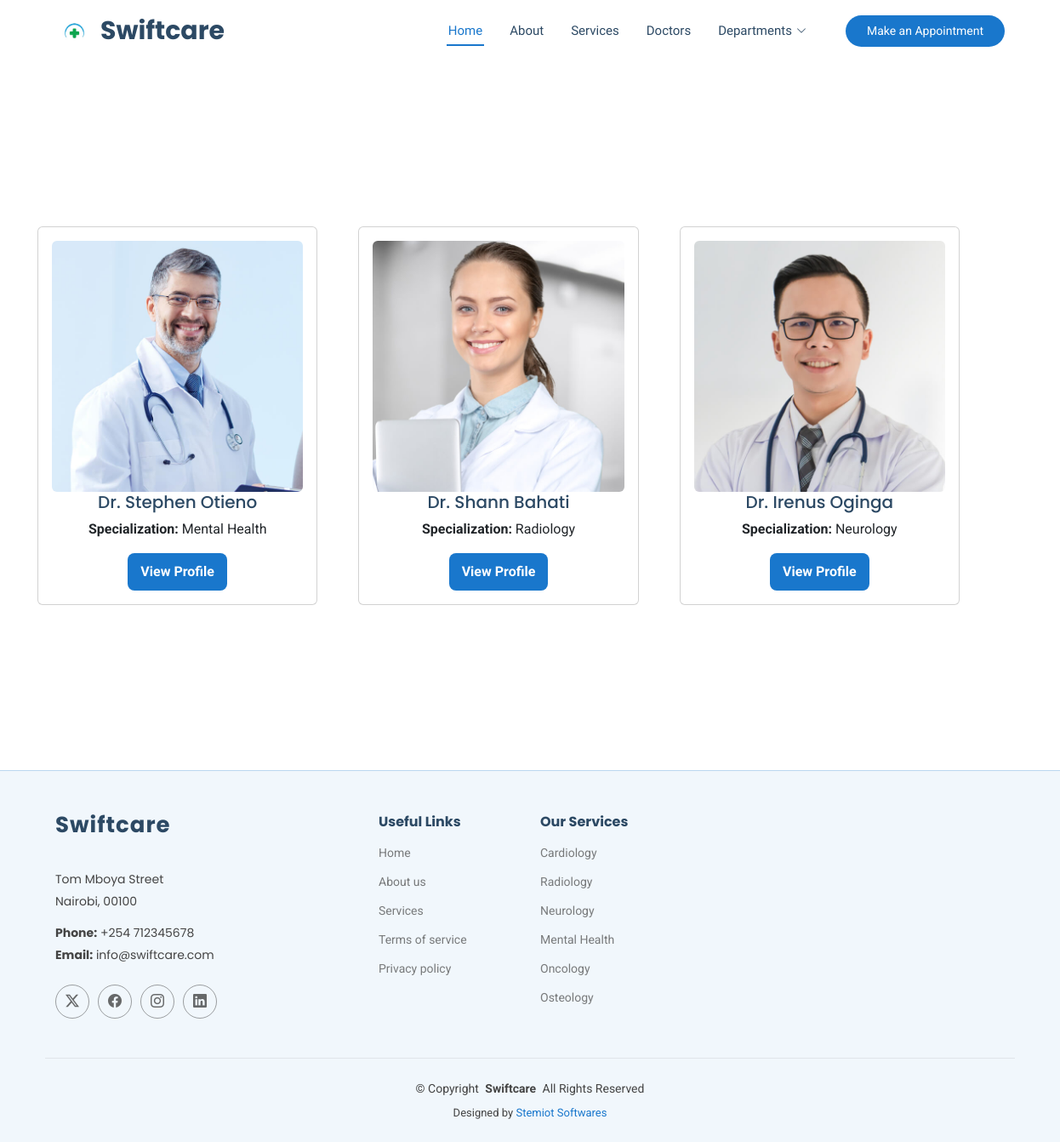
The app's page /doctors/ with its own data.
### swiftcare/models.py (models this page shows, shortened)
class Doctor(models.Model):
    doctor_name = models.CharField(max_length=100)
    doctor_email = models.EmailField()
    doctor_contact = models.CharField(max_length=50)
    SPECIALIZATION_CHOICES = [
        ('Cardiology', 'Cardiology'),
        ('Radiology', 'Radiology'),
        ('Neurology', 'Neurology'),
        ('Mental Health', 'Mental Health'),
        ('Oncology', 'Oncology'),
        ('Osteology', 'Osteology'),
    ]
    doctor_specialization = models.CharField(max_length=50, choices=SPECIALIZATION_CHOICES, default='cardiology')
    AVAILABILITY_CHOICES = [
        ('7am-1pm', '7am-1pm'),
        ('1pm-6pm', '1pm-6pm'),
        ('6pm-9pm', '6pm-9pm'),
        ('9pm-7am', '9pm-7am'),
    ]
    doctor_availability = models.CharField(max_length=50, choices=AVAILABILITY_CHOICES, default='7am-1pm')
    doctor_image = models.ImageField(upload_to='doctors/')

### swiftcare/views.py (the view)
# urls.py: path('doctors/',views.view_doctors,name='doctors'),
def view_doctors(request):
    doctors = Doctor.objects.all()
    return render(request,'doctors.html',{'doctors':doctors})

### swiftcare/templates/doctors.html (shortened to what this page needs)
{% load static %}
<!DOCTYPE html>
<html lang="en">
<head>
  <link href="{% static 'assets/vendor/bootstrap/css/bootstrap.min.css' %}" rel="stylesheet">
  <link href="{% static 'assets/vendor/bootstrap-icons/bootstrap-icons.css' %}" rel="stylesheet">
  <link href="{%  static 'assets/vendor/aos/aos.css' %}" rel="stylesheet">
  <link href="{%  static 'assets/vendor/fontawesome-free/css/all.min.css' %}" rel="stylesheet">
  <link href="{%  static 'assets/vendor/glightbox/css/glightbox.min.css' %}" rel="stylesheet">
  <link href="{%  static 'assets/vendor/swiper/swiper-bundle.min.css' %}" rel="stylesheet">
  <link href="{%  static 'assets/css/main.css' %}" rel="stylesheet">
</head>
<body class="index-page">
  <header id="header" class="header sticky-top">
    <div class="branding d-flex align-items-center">
      <div class="container position-relative d-flex align-items-center justify-content-between">
        <a href="index.html" class="logo d-flex align-items-center me-auto">
           <img src="{% static 'assets/img/logo1.jpg' %}" alt="">
          <h1 class="sitename">Swiftcare</h1>
        </a>
        <nav id="navmenu" class="navmenu">
          <ul>
            <li><a href="{% url 'homepage' %}" class="active">Home<br></a></li>
            <li><a href="#about">About</a></li>
            <li><a href="#services">Services</a></li>
            <li><a href="#doctors">Doctors</a></li>
            <li class="dropdown"><a href="#"><span>Departments</span> <i class="bi bi-chevron-down toggle-dropdown"></i></a>
            </li>
          </ul>
        </nav>
        <a class="cta-btn d-none d-sm-block" href="#appointment">Make an Appointment</a>
      </div>
    </div>
  </header>
<main>
<div class="container m-3 d-flex justify-content-center align-items-center" style="min-height: 100vh;">
    <div class="row justify-content-center g-3">
        {% for doctor in doctors %}
            <div class="col-md-4">
                <div class="card doctor-card m-3">
                    <div class="card-body text-center">
                        {% if doctor.doctor_image %}
                            <img src="{{ doctor.doctor_image.url }}" class="img-fluid rounded doctor-image" alt="Doctor Image">
                        {% else %}
                            <img src="/media/doctors/default.jpg" class="img-fluid rounded doctor-image" alt="Default Doctor Image">
                        {% endif %}
                        <h5 class="doctor-name">{{ doctor.doctor_name }}</h5>
                        <p class="doctor-specialization"><b>Specialization:</b> {{ doctor.doctor_specialization }}</p>
                        <button class="btn profile-btn">View Profile</button>
                    </div>
                </div>
            </div>
        {% endfor %}
    </div>
</div>
</main>
  <footer id="footer" class="footer light-background">
    <div class="container footer-top">
      <div class="row gy-4">
        <div class="col-lg-4 col-md-6 footer-about">
          <a href="index.html" class="logo d-flex align-items-center">
            <span class="sitename">Swiftcare</span>
          </a>
          <div class="footer-contact pt-3">
            <p>Tom Mboya Street</p>
            <p>Nairobi, 00100</p>
            <p class="mt-3"><strong>Phone:</strong> <span>+254 712345678</span></p>
            <p><strong>Email:</strong> <span>info@swiftcare.com</span></p>
          </div>
          <div class="social-links d-flex mt-4">
            <a href=""><i class="bi bi-twitter-x"></i></a>
            <a href=""><i class="bi bi-facebook"></i></a>
            <a href=""><i class="bi bi-instagram"></i></a>
            <a href=""><i class="bi bi-linkedin"></i></a>
          </div>
        </div>
        <div class="col-lg-2 col-md-3 footer-links">
          <h4>Useful Links</h4>
          <ul>
            <li><a href="#">Home</a></li>
            <li><a href="#">About us</a></li>
            <li><a href="#">Services</a></li>
            <li><a href="#">Terms of service</a></li>
            <li><a href="#">Privacy policy</a></li>
          </ul>
        </div>
        <div class="col-lg-2 col-md-3 footer-links">
          <h4>Our Services</h4>
          <ul>
            <li><a href="#">Cardiology</a></li>
            <li><a href="#">Radiology</a></li>
            <li><a href="#">Neurology</a></li>
            <li><a href="#">Mental Health</a></li>
            <li><a href="#">Oncology</a></li>
            <li><a href="#">Osteology</a></li>
          </ul>
        </div>
      </div>
    </div>
    <div class="container copyright text-center mt-4">
      <p>© <span>Copyright</span> <strong class="px-1 sitename">Swiftcare</strong> <span>All Rights Reserved</span></p>
      <div class="credits">
        Designed by <a href="https://stemiotsoftwares.onrender.com/">Stemiot Softwares</a>
      </div>
    </div>
  </footer>
</body>
</html>

### swiftcare/templates/doctors.html (style rules this page uses)
.profile-btn { background-color: #1977cc; color: white; border: none; padding: 10px 15px; border-radius: 8px; font-weight: bold; transition: background 0.3s ease-in-out; }

### records on screen
Doctor: doctor_image (picture), doctor_name "Dr. Stephen Otieno", doctor_specialization "Mental Health"
Doctor: doctor_image (picture), doctor_name "Dr. Shann Bahati", doctor_specialization "Radiology"
Doctor: doctor_image (picture), doctor_name "Dr. Irenus Oginga", doctor_specialization "Neurology"
